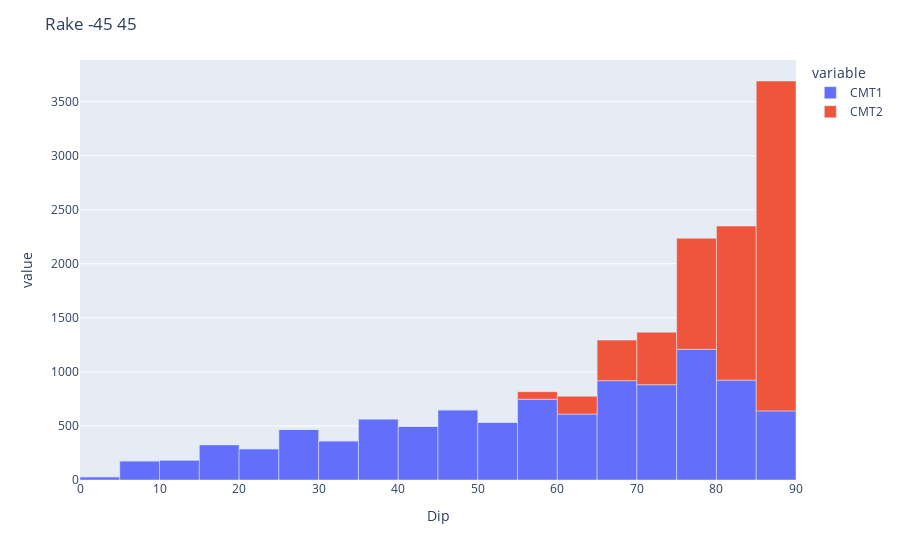

This figure's notebook cell:
### Code cell
fig = px.bar(x = x, y = [conteggio_ss1, conteggio_ss2])#, labels={"wide_variable_0": "CMT1"})
             
fig.data[0].name = "CMT1"
fig.data[1].name = "CMT2"

fig.update_layout(title_text='Rake -45 45')

fig.update_layout(
    xaxis=dict(
        title='Dip'#,
        #titlefont_size=16,
        #tickfont_size=14,
    ),
    #barmode='group',
    bargap=0, # gap between bars of adjacent location coordinates.
    #bargroupgap=0.1 # gap between bars of the same location coordinate.
)


fig.show()

### Figure 1 — Plotly figure (JSON) as saved in the notebook; plotly's stock layout.template omitted (floating-point values rounded to 4 significant figures)
{"data": [{"alignmentgroup": "True", "hovertemplate": "variable=wide_variable_0<br>x=%{x}<br>value=%{y}<extra></extra>", "legendgroup": "wide_variable_0", "marker": {"color": "#636efa", "pattern": {"shape": ""}}, "name": "CMT1", "offsetgroup": "wide_variable_0", "orientation": "v", "showlegend": true, "textposition": "auto", "type": "bar", "x": [2.5, 7.5, 12.5, 17.5, 22.5, 27.5, 32.5, 37.5, 42.5, 47.5, 52.5, 57.5, 62.5, 67.5, 72.5, 77.5, 82.5, 87.5], "xaxis": "x", "y": [30, 177, 185, 327, 289, 468, 362, 565, 497, 649, 534, 747, 610, 919, 882, 1209, 924, 639], "yaxis": "y"}, {"alignmentgroup": "True", "hovertemplate": "variable=wide_variable_1<br>x=%{x}<br>value=%{y}<extra></extra>", "legendgroup": "wide_variable_1", "marker": {"color": "#EF553B", "pattern": {"shape": ""}}, "name": "CMT2", "offsetgroup": "wide_variable_1", "orientation": "v", "showlegend": true, "textposition": "auto", "type": "bar", "x": [2.5, 7.5, 12.5, 17.5, 22.5, 27.5, 32.5, 37.5, 42.5, 47.5, 52.5, 57.5, 62.5, 67.5, 72.5, 77.5, 82.5, 87.5], "xaxis": "x", "y": [0, 0, 0, 0, 0, 0, 0, 0, 0, 0, 0, 70, 165, 375, 485, 1028, 1425, 3052], "yaxis": "y"}], "layout": {"bargap": 0, "barmode": "relative", "legend": {"title": {"text": "variable"}, "tracegroupgap": 0}, "margin": {"t": 60}, "title": {"text": "Rake -45 45"}, "xaxis": {"anchor": "y", "domain": [0, 1], "title": {"text": "Dip"}}, "yaxis": {"anchor": "x", "domain": [0, 1], "title": {"text": "value"}}}}
